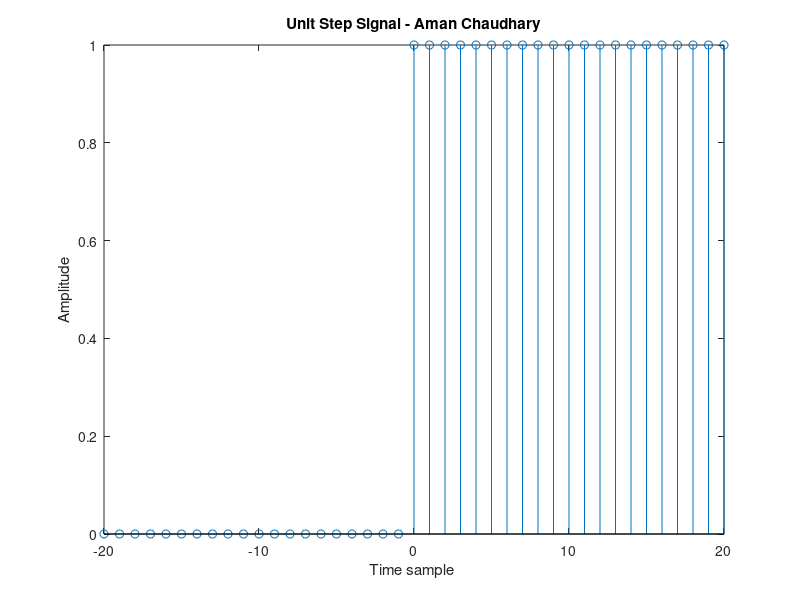

This figure's MATLAB source:
n=-20:20;
unit=n>=0;
stem(n, unit);
xlabel('Time sample ');
ylabel('Amplitude');
title('Unit Step Signal - Aman Chaudhary');
